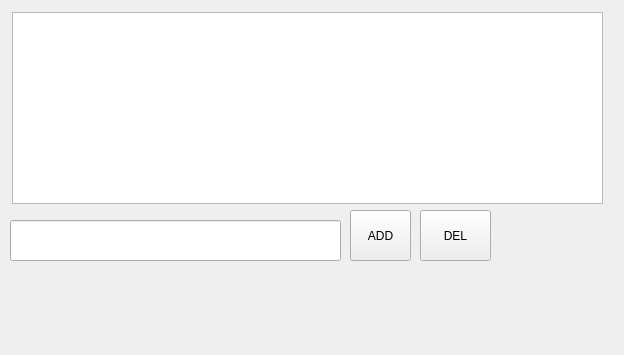
<?xml version="1.0" encoding="UTF-8"?>
<ui version="4.0">
 <class>MainWindow</class>
 <widget class="QMainWindow" name="MainWindow">
  <property name="geometry">
   <rect>
    <x>0</x>
    <y>0</y>
    <width>624</width>
    <height>355</height>
   </rect>
  </property>
  <property name="windowTitle">
   <string>ToDo LIst</string>
  </property>
  <widget class="QWidget" name="centralwidget">
   <widget class="QListWidget" name="listWidget">
    <property name="geometry">
     <rect>
      <x>12</x>
      <y>12</y>
      <width>591</width>
      <height>192</height>
     </rect>
    </property>
   </widget>
   <widget class="QLineEdit" name="lineEdit">
    <property name="geometry">
     <rect>
      <x>10</x>
      <y>220</y>
      <width>331</width>
      <height>41</height>
     </rect>
    </property>
   </widget>
   <widget class="QPushButton" name="pushButton">
    <property name="geometry">
     <rect>
      <x>350</x>
      <y>210</y>
      <width>61</width>
      <height>51</height>
     </rect>
    </property>
    <property name="text">
     <string>ADD</string>
    </property>
   </widget>
   <widget class="QPushButton" name="pushButton_2">
    <property name="geometry">
     <rect>
      <x>420</x>
      <y>210</y>
      <width>71</width>
      <height>51</height>
     </rect>
    </property>
    <property name="text">
     <string>DEL</string>
    </property>
   </widget>
  </widget>
  <widget class="QMenuBar" name="menubar">
   <property name="geometry">
    <rect>
     <x>0</x>
     <y>0</y>
     <width>624</width>
     <height>22</height>
    </rect>
   </property>
  </widget>
 </widget>
 <resources/>
 <connections/>
</ui>
